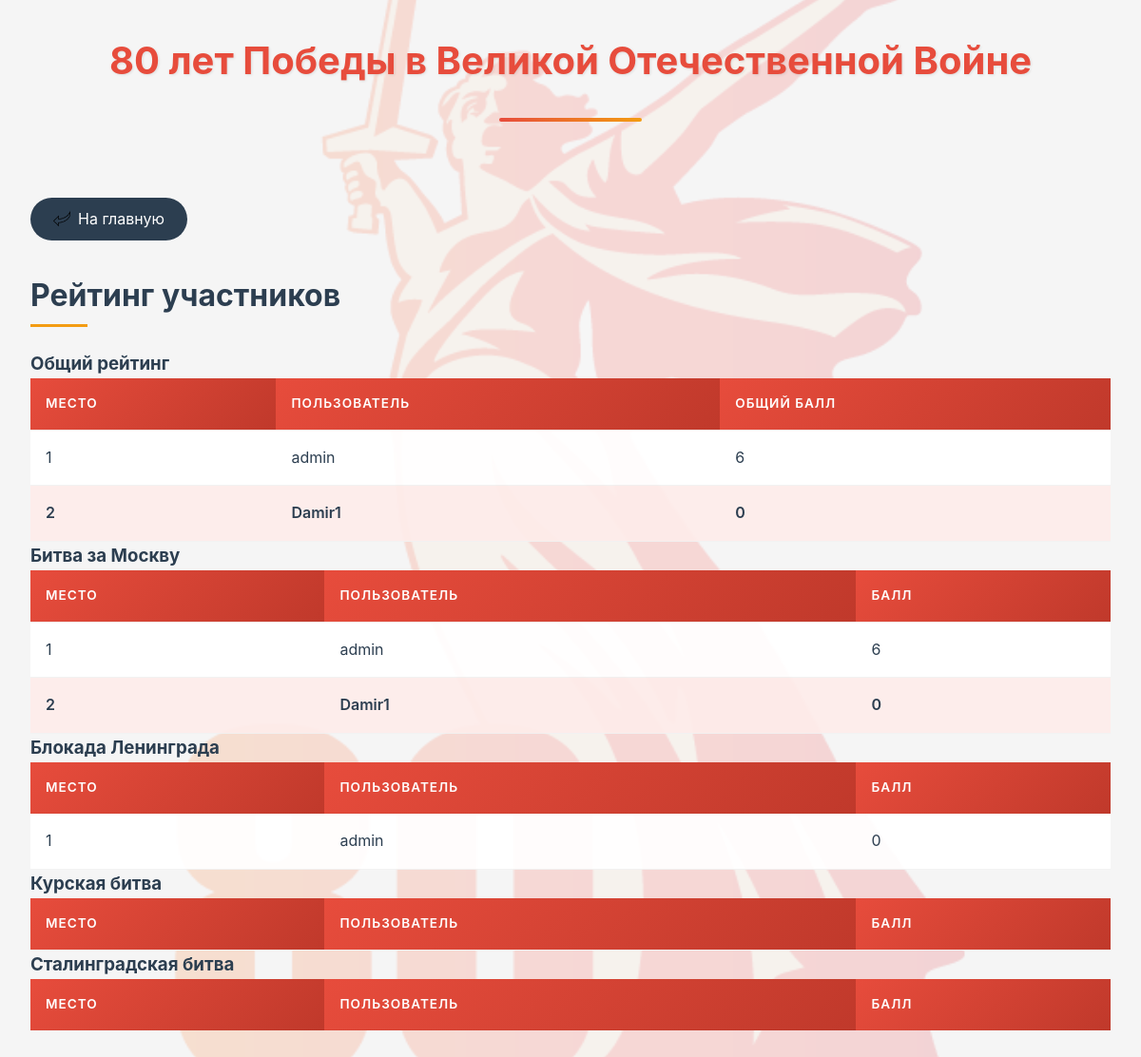
Page /leaderboard (signed in) on the committed database.
### app.py (models this page shows, shortened)
class User(UserMixin, db.Model):
    __tablename__ = 'users'
    id = db.Column(db.Integer, primary_key=True)
    username = db.Column(db.String(50), unique=True, nullable=False)
    password_hash = db.Column(db.String(128), nullable=False)
    created_at = db.Column(db.DateTime, default=datetime.utcnow)
    is_active = db.Column(db.Boolean, default=True)
    results = db.relationship('TestResult', backref='user', lazy=True)

class TestResult(db.Model):
    __tablename__ = 'test_results'
    id = db.Column(db.Integer, primary_key=True)
    user_id = db.Column(db.Integer, db.ForeignKey('users.id'), nullable=False)
    test_name = db.Column(db.String(100), nullable=False)
    score = db.Column(db.Integer, nullable=False)
    max_score = db.Column(db.Integer, nullable=False)
    completed_at = db.Column(db.DateTime, default=datetime.utcnow)

### app.py (the view)
@app.route('/leaderboard')
@login_required
def leaderboard():
    overall_query = db.session.query(
        User.username,
        db.func.sum(TestResult.score).label('total_score')
    ).join(TestResult).group_by(User.id).order_by(db.desc('total_score')).all()
    overall = [(i + 1, username, score) for i, (username, score) in enumerate(overall_query)]
    test_stats = {}
    for test_name in ['Битва за Москву', 'Блокада Ленинграда', 'Курская битва', 'Сталинградская битва']:
        stats_query = db.session.query(
            User.username,
            TestResult.score
        ).join(TestResult).filter(
            TestResult.test_name == test_name
        ).order_by(TestResult.score.desc()).limit(10).all()
        test_stats[test_name] = [(i + 1, username, score) for i, (username, score) in enumerate(stats_query)]
    return render_template('leaderboard.html',
                           overall=overall,
                           test_stats=test_stats)

### app.py (called while the page is built)
@login_manager.user_loader
def load_user(user_id):
    return User.query.get(int(user_id))

### templates/leaderboard.html
{% extends "base.html" %}
{% block content %}
<div class="leaderboard">
    <h2>Рейтинг участников</h2>
    <div class="overall-leaderboard">
        <h3>Общий рейтинг</h3>
        <table>
            <thead>
                <tr>
                    <th>Место</th>
                    <th>Пользователь</th>
                    <th>Общий балл</th>
                </tr>
            </thead>
            <tbody>
                {% for place, username, score in overall %}
                    <tr {% if username == current_user.username %}class="current-user"{% endif %}>
                        <td>{{ place }}</td>
                        <td>{{ username }}</td>
                        <td>{{ score }}</td>
                    </tr>
                {% endfor %}
            </tbody>
        </table>
    </div>
    {% for test_name, stats in test_stats.items() %}
        <div class="test-leaderboard">
            <h3>{{ test_name }}</h3>
            <table>
                <thead>
                    <tr>
                        <th>Место</th>
                        <th>Пользователь</th>
                        <th>Балл</th>
                    </tr>
                </thead>
                <tbody>
                    {% for place, username, score in stats %}
                        <tr {% if username == current_user.username %}class="current-user"{% endif %}>
                            <td>{{ place }}</td>
                            <td>{{ username }}</td>
                            <td>{{ score }}</td>
                        </tr>
                    {% endfor %}
                </tbody>
            </table>
        </div>
    {% endfor %}
</div>
{% endblock %}

### static/style.css (style rules this page uses)
:root { --primary-color: #e74c3c; --primary-dark: #c0392b; --secondary-color: #2c3e50; --accent-color: #f39c12; --text-color: #2c3e50; --light-text: #ecf0f1; --bg-color: rgba(255, 255, 255, 0.92); --card-shadow: 0 10px 30px rgba(0, 0, 0, 0.1); --transition: all 0.3s cubic-bezier(0.25, 0.8, 0.25, 1); }
* { box-sizing: border-box; margin: 0; padding: 0; }
body { font-family: 'Montserrat', -apple-system, BlinkMacSystemFont, 'Segoe UI', Roboto, Oxygen, Ubuntu, Cantarell, 'Open Sans', 'Helvetica Neue', sans-serif; line-height: 1.6; color: var(--text-color); background-color: #f5f5f5; position: relative; min-height: 100vh; }
h2 { font-size: 2rem; color: var(--secondary-color); margin: 2rem 0 1.5rem; position: relative; padding-bottom: 0.5rem; }
h2::after { content: ''; position: absolute; bottom: 0; left: 0; width: 60px; height: 3px; background-color: var(--accent-color); }
table { width: 100%; border-collapse: collapse; background: var(--bg-color); }
th, td { padding: 1rem; text-align: left; border-bottom: 1px solid rgba(0, 0, 0, 0.05); }
th { background: linear-gradient(135deg, var(--primary-color), var(--primary-dark)); color: white; font-weight: 600; text-transform: uppercase; font-size: 0.85rem; letter-spacing: 1px; }
.current-user { background: rgba(231, 76, 60, 0.1) !important; font-weight: 600; }

### rows in the picture
User: place "1", username "admin", score "6"
User: id "2", username "Damir1", score "0"
TestResult: user "1", username "admin", score "6"
TestResult: place "2", username "Damir1", score "0"
TestResult: place "1", username "admin", score "0"

### other values in the picture
{{ test_name }} "Битва за Москву" "Блокада Ленинграда" "Курская битва" "Сталинградская битва"
